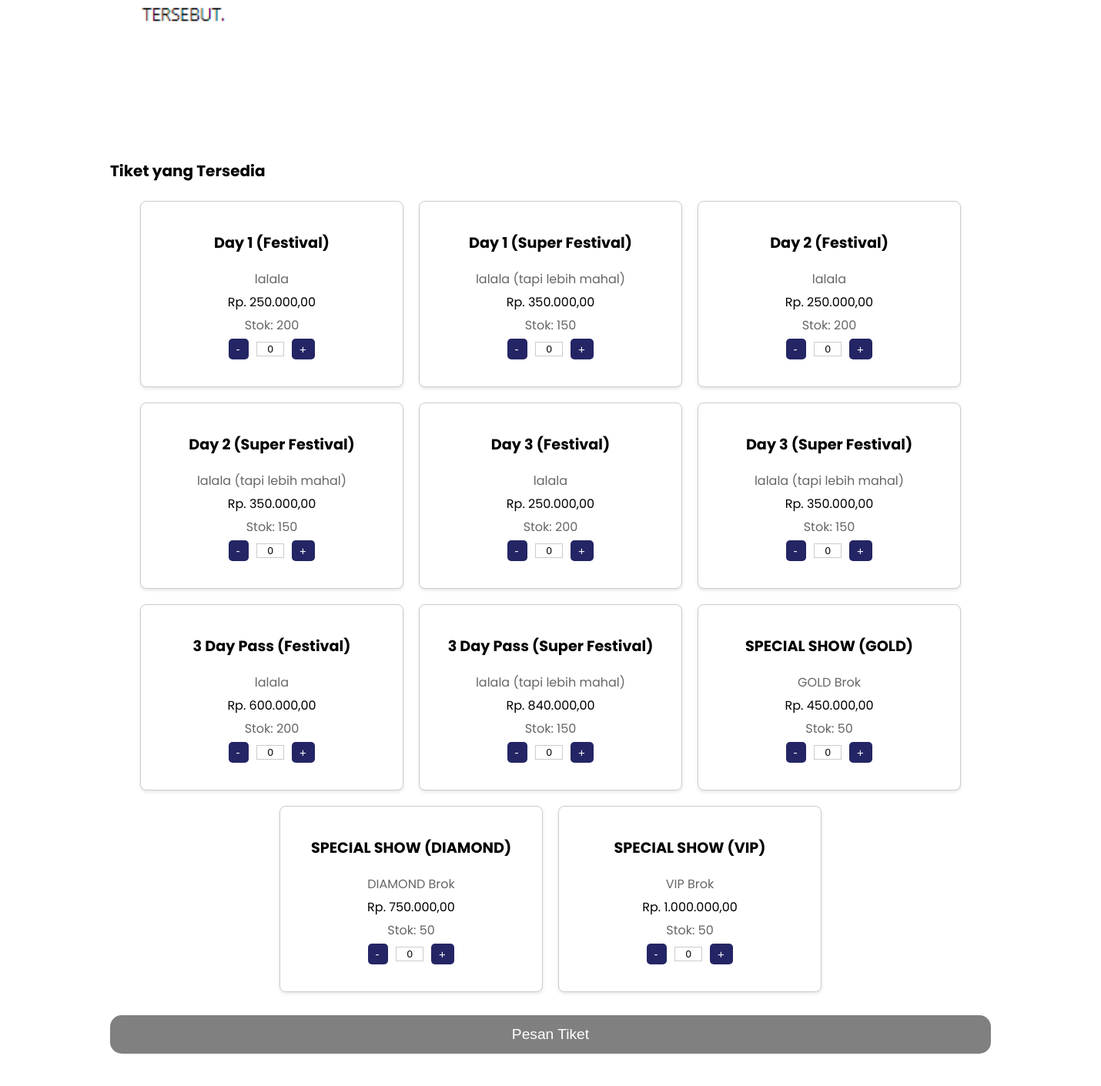
/detail.php?id=1 (middle part), run on an earlier commit of the app's database.
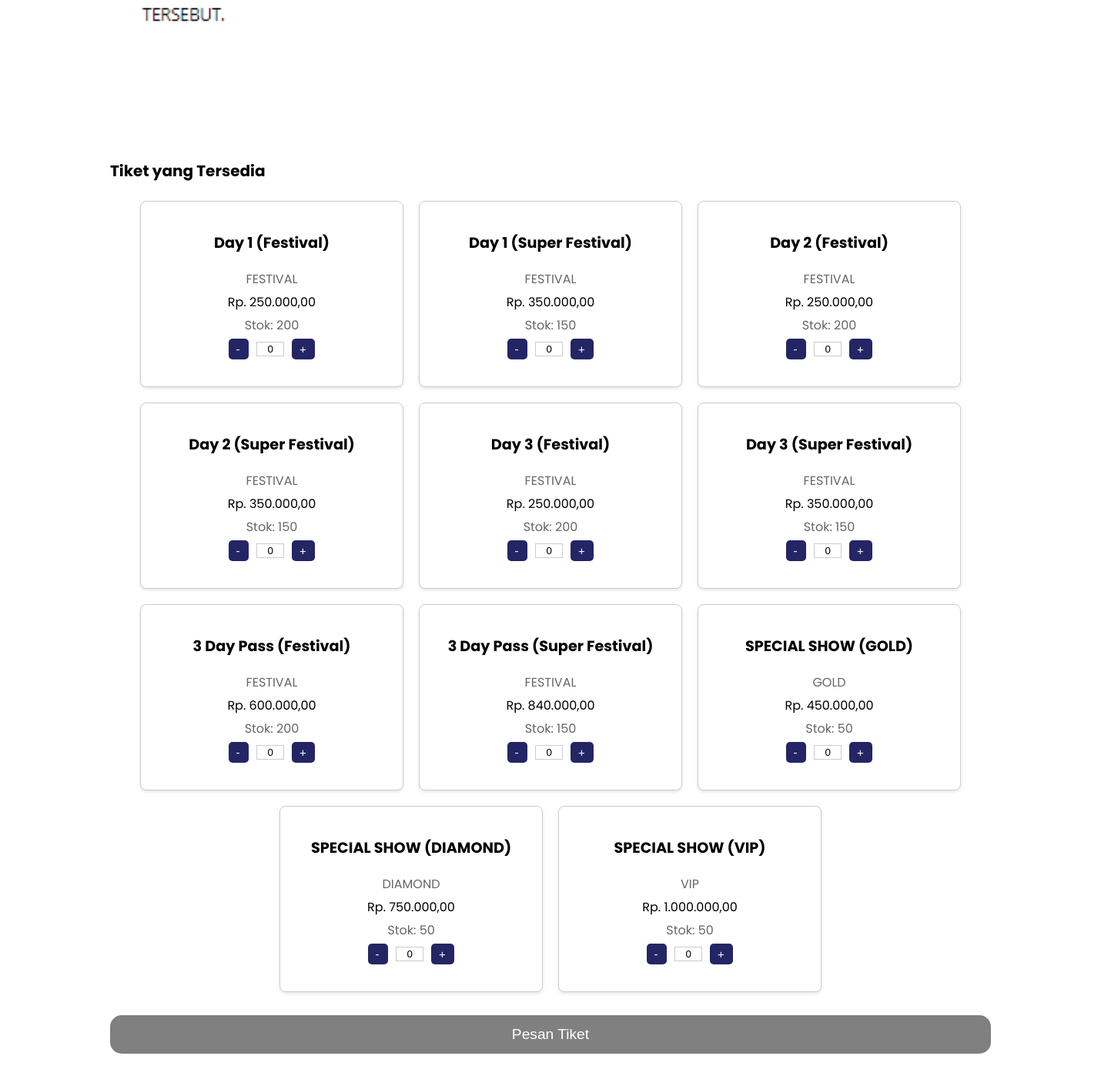
And on a later commit of the database.
### tables this page shows
CREATE TABLE `tiket` (
  `id_tiket` int(11) NOT NULL,
  `jenis_tiket` varchar(50) NOT NULL,
  `deskripsi_tiket` varchar(255) NOT NULL,
  `harga` decimal(9,2) NOT NULL,
  `stok` int(11) NOT NULL,
  `tanggal_tiket` date NOT NULL,
  `id_konser` int(11) NOT NULL
);

### detail.php (the view, shortened to what this page needs)
<?php
include "koneksi.php";
if($_GET){
    $id = intval($_GET['id']);
    $sql = "SELECT konser.id_konser,
            konser.judul_konser,
            konser.kategori_konser,
            konser.Deskripsi_konser,
            konser.kota,
            konser.tempat,
            konser.tanggal_awal,
            konser.tanggal_akhir,
            konser.jam_mulai,
            konser.jam_akhir,
            konser.batas_umur,
            konser.gambar_tumb,
            konser.gambar_header,
            konser.gambar_layout,
            konser.gambar_tnc,
            (SELECT MIN(harga) FROM tiket WHERE tiket.id_konser = konser.id_konser) AS min_harga
            FROM konser
            WHERE konser.id_konser = {$id}";
    $result = mysqli_query($conn, $sql);
    if ($result && mysqli_num_rows($result) > 0) {
        $row = mysqli_fetch_assoc($result);
    } else {
        echo "Data yang akan diedit tidak ada.";
        if (!$result) {
            echo "Error: " . mysqli_error($conn);
        }
    }
}
?>
<!DOCTYPE html>
<html lang="en">
<head>
    <link rel="stylesheet" href="detail.css" />
</head>
<body>
<main>
    <div class="term">
        <img src="<?php echo $row['gambar_tnc']; ?>" alt="Concert T&C Image" >
    </div>
    <div class="pertiketan">
    <form action="pembayaran.php" method="POST">
    <h1>Tiket yang Tersedia</h1>
    <?php
    $sqltiket = "SELECT
                    tiket.id_tiket,
                    tiket.jenis_tiket,
                    tiket.deskripsi_tiket,
                    tiket.harga,
                    tiket.stok
                FROM
                    tiket
                WHERE
                    tiket.id_konser = {$id}";
    $result = mysqli_query($conn, $sqltiket);
    if ($result && mysqli_num_rows($result) > 0) {
        echo '<div class="line1" id="boxtiket">';
        $count = 0;
        while ($tiket = mysqli_fetch_assoc($result)) {
            $id_tiket = $tiket['id_tiket'];
            $jenis_tiket = $tiket['jenis_tiket'];
            $deskripsi_tiket = $tiket['deskripsi_tiket'];
            $harga_tiket = number_format($tiket['harga'], 2, ',', '.');
            $stok_tiket = $tiket['stok'];
            if ($count % 3 == 0 && $count != 0) {
                echo '</div><div class="line1" id="boxtiket">';
            }
            echo "<div class='ticket-box'>
                <h3>{$jenis_tiket}</h3>
                <p>{$deskripsi_tiket}</p>
                <span id='ticket-price><p '>Rp. {$harga_tiket}</p></span>";
                if ($stok_tiket <= 5) {
                    echo "<p style='color: red'>Stok: {$stok_tiket}</p>";
                } else {
                    echo "<p>Stok: {$stok_tiket}</p>";
                }
            echo "<div class='ticket-quantity'>";
                    if($stok_tiket == 0) {
                        echo "<button class='quantity-button-not' type='button' style='pointer-events: none; background-color: grey' disabled>-</button>
                        <input type='text' name='quantity[{$id_tiket}]' id='quantity-{$id_tiket}' value='0' readonly>
                        <input type='hidden' name='jenis_tiket[{$id_tiket}]' value='{$jenis_tiket}'>
                        <button class='quantity-button-not' type='button' style='pointer-events: none; background-color: grey' disabled>+</button>";
                    } else {
                        echo "<button class='quantity-button' type='button' onclick='decreaseQuantity({$id_tiket})'>-</button>
                        <input type='text' name='quantity[{$id_tiket}]' id='quantity-{$id_tiket}' value='0' readonly>
                        <input type='hidden' name='jenis_tiket[{$id_tiket}]' value='{$jenis_tiket}'>
                        <button class='quantity-button' type='button' onclick='increaseQuantity({$id_tiket}, {$stok_tiket})'>+</button>";
                    }
            echo "</div>
                </div>";
            $count++;
        }
        echo '</div>';
        echo '<button id="btn-submit" type="submit">Pesan Tiket</button>';
    } else {
        echo "Tidak ada tiket tersedia.";
        if (!$result) {
            echo "Error: " . mysqli_error($conn);
        }
    }
    ?>
</form>
</div>
</main>
  </body>
</html>

What changed in the data, as far as the page shows it:
changed tiket "Day 1 (Festival)": deskripsi_tiket "lalala" → "FESTIVAL"
changed tiket "Day 1 (Super Festival)": deskripsi_tiket "lalala (tapi lebih mahal)" → "FESTIVAL"
changed tiket "Day 2 (Festival)": deskripsi_tiket "lalala" → "FESTIVAL"
changed tiket "Day 2 (Super Festival)": deskripsi_tiket "lalala (tapi lebih mahal)" → "FESTIVAL"
changed tiket "Day 3 (Festival)": deskripsi_tiket "lalala" → "FESTIVAL"
changed tiket "Day 3 (Super Festival)": deskripsi_tiket "lalala (tapi lebih mahal)" → "FESTIVAL"
changed tiket "3 Day Pass (Festival)": deskripsi_tiket "lalala" → "FESTIVAL"
changed tiket "3 Day Pass (Super Festival)": deskripsi_tiket "lalala (tapi lebih mahal)" → "FESTIVAL"
changed tiket "SPECIAL SHOW (GOLD)": deskripsi_tiket "GOLD Brok" → "GOLD"
changed tiket "SPECIAL SHOW (DIAMOND)": deskripsi_tiket "DIAMOND Brok" → "DIAMOND"
changed tiket "SPECIAL SHOW (VIP)": deskripsi_tiket "VIP Brok" → "VIP"
